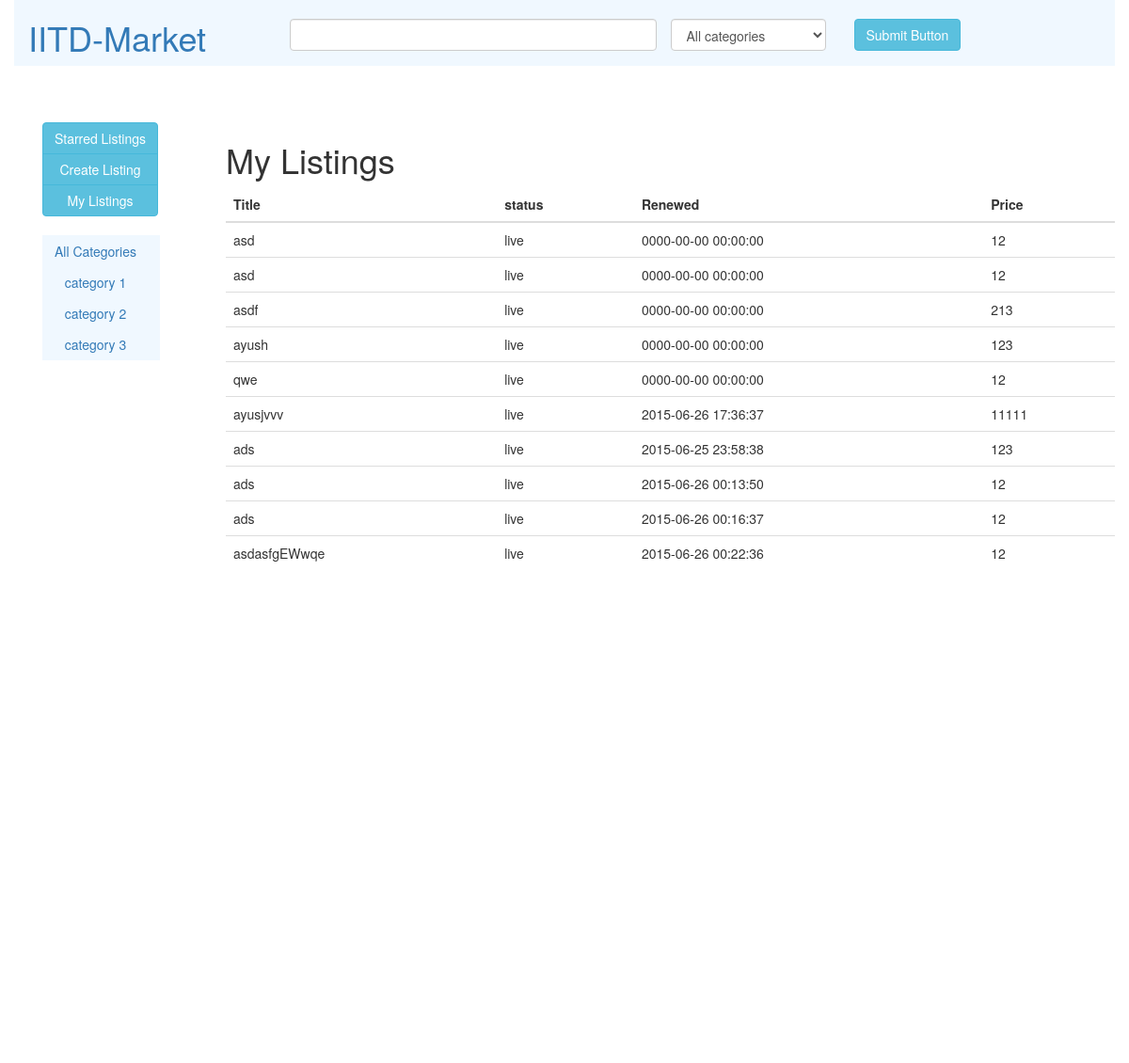
Page /my-listings.php (signed in) on the committed database.
### tables this page shows
CREATE TABLE IF NOT EXISTS `category` (
  `id` int(11) NOT NULL,
  `name` text NOT NULL
);

CREATE TABLE IF NOT EXISTS `listings` (
`listing id` int(11) NOT NULL,
  `title` text NOT NULL,
  `discription` text NOT NULL,
  `price` int(11) NOT NULL,
  `contact` text NOT NULL,
  `category_id` int(11) NOT NULL,
  `user id` int(11) NOT NULL,
  `status` text NOT NULL,
  `image` text NOT NULL,
  `time` timestamp NOT NULL DEFAULT CURRENT_TIMESTAMP ON UPDATE CURRENT_TIMESTAMP
);

### my-listings.php (the view, shortened to what this page needs)
<?php
if($_SESSION['login']==true){
$user_id=$_SESSION['id'];
include 'header.php';
include 'sidebar.php';
?>
<div class="col-md-10"  id="main" style="height:1000px; ">
<h1>My Listings</h1>
<table class="table table-stripe">
    <thead>
      <tr>
        <th>Title</th>
        <th>status</th>
        <th>Renewed</th>
        <th>Price</th>
      </tr>
    </thead>
    <tbody>
     <?php
    $conn = new mysqli($servername, $username, $password, $dbname);
$sql = "SELECT * FROM listings where `user id`=$user_id  ";
$result = $conn->query($sql);
if ($result->num_rows > 0) {
    while($row = $result->fetch_assoc()) {
       echo "
 <tr>
 <td>$row[title]</td>
<td>$row[status]</td>
<td>$row[time]</td>
<td>$row[price]</td>
</tr>"
;
}}
$conn->close();}
?></tbody>

### header.php (shortened to what this page needs)
<!DOCTYPE html>
<html lang="en">
  <head>
  <link rel="stylesheet" href="http://maxcdn.bootstrapcdn.com/bootstrap/3.2.0/css/bootstrap.min.css">
  <link rel="stylesheet" type="text/css" href="style.css">
  </head>
  <body>
<div class="container" >
<div class="row" style="background-color:aliceblue;">
<div class="col-md-3">
  <a href="home.php" ><h1> IITD-Market </h1></a>
</div>
<br>
<div class="col-md-4">
 <form class="form-horizontal" role="form" method="get" action="home.php">
  <div class="form-group">
  <input type="search" class="form-control" name="q">
  </div>
 </div>
<div class="col-md-2">
 <div class="form-group">
  <select class="form-control" name="cat">
  <option selected>All categories</option>
    </select>
</div></div>
  <div class="col-md-2" style="width:12%">
  <input type="submit" class="btn btn-info " value="Submit Button">
  </div></form>
  </div>

### sidebar.php (shortened to what this page needs)
<?php
$flag=false;
if(isset($_SESSION['login'])){
	if($_SESSION['login']==true){
		$flag=true;
		}}?>
<div style="height:1000px;" id="sidebar-contain" class="container">
<br><br><br>
<div class ="row">
<div  class="col-md-2" id="sidebars">
<div class="btn-group-vertical">
<?php if(!$flag){echo '
  <a role="button" href="starred.php" class="btn btn-info">Starred Listings</a>
  <a role="button" href="login.php"class="btn btn-info">Login</a>
<a href="register.php" role="button" class="btn btn-info">Register</a>
';}
else{
echo '
  <a role="button" class="btn btn-info" href="starred.php">Starred Listings</a>
  <a role="button" class="btn btn-info" href="create-listings.php">Create Listing</a>
  <a role="button" class="btn btn-info" href="my-listings.php">My Listings</a>
';
 }?>
</div>
<br><br>
<div style="height: 40%; width: 125px; background-color:aliceblue;" id="sidebar2">
<div class="btn-group-vertical">
  <a role="button" class="btn btn-link" href="home.php">All Categories</a>
 <?php
 include 'globals.php';
   $conn = new mysqli($servername, $username, $password, $dbname);
$sql = "SELECT * FROM category";
$result = $conn->query($sql);
if ($result->num_rows > 0) {
    while($row = $result->fetch_assoc()) {
    	echo  '<a role="button" href="home.php?cat='.$row["id"].'"class="btn btn-link">'.$row["name"].'</a>';}}
    	$conn->close();?>
</div>
  </div>
</div>

### rows in the picture
category: name "category 1"
category: name "category 2"
category: name "category 3"
listings: title "asd", status "live", time "0000-00-00 00:00:00", price "12"
listings: title "asd", status "live", time "0000-00-00 00:00:00", price "12"
listings: title "asdf", status "live", time "0000-00-00 00:00:00", price "213"
listings: title "ayush", status "live", time "0000-00-00 00:00:00", price "123"
listings: title "qwe", status "live", time "0000-00-00 00:00:00", price "12"
listings: title "ayusjvvv", status "live", time "2015-06-26 17:36:37", price "11111"
listings: title "ads", status "live", time "2015-06-25 23:58:38", price "123"
listings: title "ads", status "live", time "2015-06-26 00:13:50", price "12"
listings: title "ads", status "live", time "2015-06-26 00:16:37", price "12"
listings: title "asdasfgEWwqe", status "live", time "2015-06-26 00:22:36", price "12"
